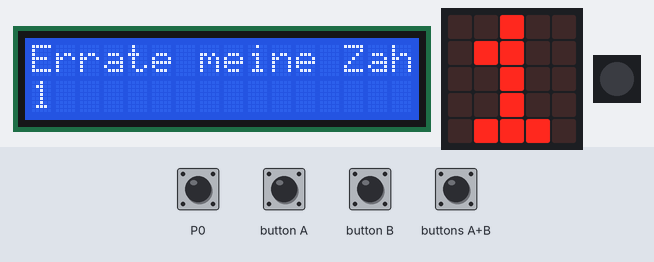
A program run on a simulated Calliope mini (MakeCode). Parts: 16×2 character LCD, the board's 5×5 LED display, 1 RGB LEDs in strip order, left to right. The test bench sets the inputs (shaded band). Random numbers come from a fixed seed.

Above: at 0.9 s.
2.8 s: buttons A+B pressed for 0.15 s
At 4.9 s:
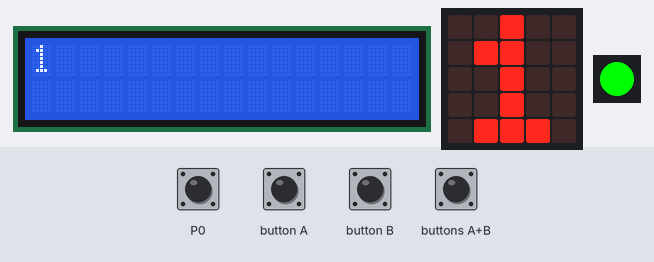
5.2 s: touch pin P0 pressed for 0.15 s
At 6.1 s:
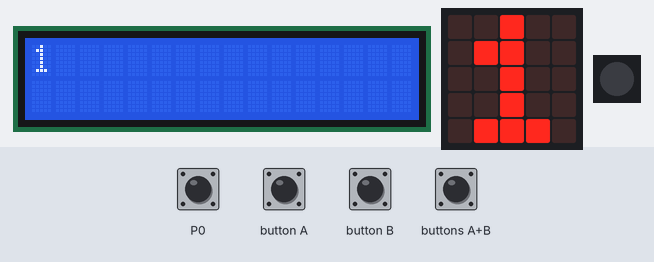
6.8 s: buttons A+B pressed for 1 s
At 8.7 s:
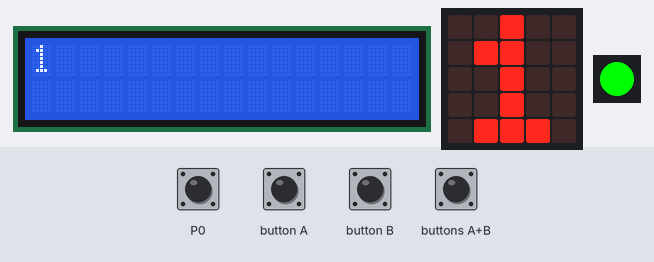
9.3 s: touch pin P0 pressed for 1 s
At 9.7 s:
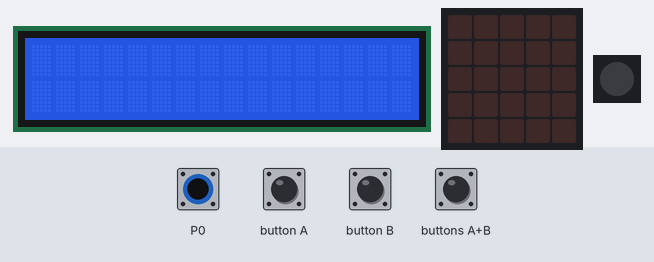
Timing chart, 0 to 12.3 s (numbered marks = the images above; inputs shaded):
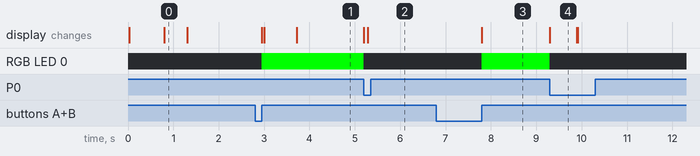

The program:

main.ts
```typescript
input.onButtonEvent(Button.A, input.buttonEventClick(), function () {
    if (ausgewählt == 0) {
        if (Auswahl > 1) {
            Auswahl += -1
        }
        basic.showNumber(Auswahl)
        I2C_LCD1602.ShowNumber(Auswahl, 0, 0)
    }
})
input.onButtonEvent(Button.AB, input.buttonEventClick(), function () {
    ausgewählt = 1
    basic.setLedColor(0x00ff00)
})
input.onButtonEvent(Button.B, input.buttonEventClick(), function () {
    if (ausgewählt == 0) {
        Auswahl += 1
    }
    basic.showNumber(Auswahl)
    I2C_LCD1602.ShowNumber(Auswahl, 0, 0)
})
function Intro () {
    I2C_LCD1602.ShowString("Errate meine Zahl XX", 0, 0)
    basic.pause(500)
    basic.clearScreen()
    I2C_LCD1602.clear()
    basic.pause(200)
}
input.onPinTouchEvent(TouchPin.P0, input.buttonEventDown(), function () {
    PIN0 = 1
    basic.turnRgbLedOff()
    if (ausgewählt == 1) {
        basic.clearScreen()
        I2C_LCD1602.clear()
        Zahl = randint(0, Auswahl - 1)
    }
})
let Zahl = 0
let ausgewählt = 0
let Auswahl = 0
let PIN0 = 0
I2C_LCD1602.LcdInit(39)
I2C_LCD1602.clear()
PIN0 = 1
Auswahl = 1
basic.showNumber(1)
I2C_LCD1602.ShowNumber(1, 0, 1)
Intro()
basic.forever(function () {
    if (ausgewählt == 1 && PIN0 == 1) {
        basic.showNumber(Zahl + 1)
        I2C_LCD1602.ShowNumber(Zahl + 1, 0, 0)
    }
})
```

test.ts
```typescript
// Hier kann man Tests durchführen; diese Datei wird nicht kompiliert, wenn dieses Paket als Erweiterung verwendet wird.
```

Measured:
- after the input at 2.8 s, RGB LED 0: off → RGB(0, 255, 0) after 0.15 s
- after the input at 5.2 s, RGB LED 0: RGB(0, 255, 0) → off at once; the display: first changes at once (image 2 shows a later state)
- after the input at 6.8 s, RGB LED 0: off → RGB(0, 255, 0) after 1.0 s
- after the input at 9.3 s, RGB LED 0: RGB(0, 255, 0) → off at once; the display: changes at once (image 4)
- what the display in image 0 shows lasts 0.5 s, from 0.8 s to 1.3 s
- what the display in image 4 shows lasts 0.6 s, from 9.3 s to 9.9 s
